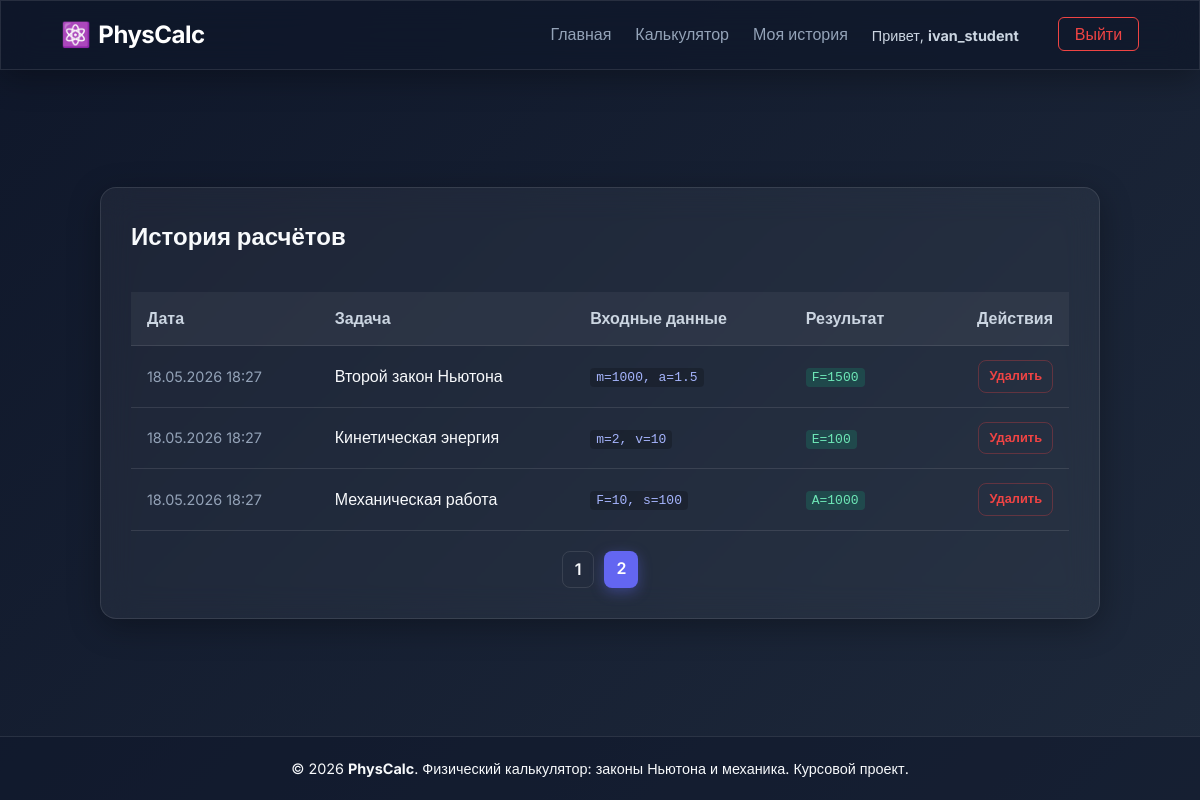
/history.php?page=2 (signed in), run on the app's committed database.
### tables this page shows
CREATE TABLE IF NOT EXISTS calculations (
    id INT AUTO_INCREMENT PRIMARY KEY,
    user_id INT NOT NULL,
    problem_type_id INT NOT NULL,
    input_data JSON NOT NULL,
    result_data JSON NOT NULL,
    created_at TIMESTAMP DEFAULT CURRENT_TIMESTAMP,
    FOREIGN KEY (user_id) REFERENCES users(id) ON DELETE CASCADE,
    FOREIGN KEY (problem_type_id) REFERENCES problem_types(id) ON DELETE CASCADE
);

CREATE TABLE IF NOT EXISTS problem_types (
    id INT AUTO_INCREMENT PRIMARY KEY,
    category_id INT NOT NULL,
    name VARCHAR(100) NOT NULL,
    description TEXT,
    formula_text TEXT,
    formula_expression TEXT,
    input_fields JSON,
    output_fields JSON,
    sort_order INT DEFAULT 0,
    FOREIGN KEY (category_id) REFERENCES problem_categories(id) ON DELETE CASCADE
);

### history.php (the view, shortened to what this page needs)
<?php
require_once __DIR__ . '/includes/db.php';
$page = isset($_GET['page']) ? max(1, (int)$_GET['page']) : 1;
$limit = 10;
$offset = ($page - 1) * $limit;
$userId = $_SESSION['user_id'];
$countStmt = $pdo->prepare("SELECT COUNT(*) FROM calculations WHERE user_id = ?");
$countStmt->execute([$userId]);
$totalRecords = $countStmt->fetchColumn();
$totalPages = ceil($totalRecords / $limit);
$stmt = $pdo->prepare("
    SELECT c.*, pt.name as problem_name
    FROM calculations c
    JOIN problem_types pt ON c.problem_type_id = pt.id
    WHERE c.user_id = :user_id
    ORDER BY c.created_at DESC
    LIMIT :limit OFFSET :offset
");
$stmt->bindValue(':user_id', $userId, PDO::PARAM_INT);
$stmt->bindValue(':limit', $limit, PDO::PARAM_INT);
$stmt->bindValue(':offset', $offset, PDO::PARAM_INT);
$stmt->execute();
$history = $stmt->fetchAll();
require_once __DIR__ . '/includes/header.php';
?>
<div class="glass-panel" style="padding: 30px; width: 100%; max-width: 1000px; margin: 0 auto;">
    <h2 style="margin-bottom: 20px;">История расчётов</h2>
    <div style="overflow-x: auto;">
        <table class="glass-table">
            <thead>
                <tr>
                    <th>Дата</th>
                    <th>Задача</th>
                    <th>Входные данные</th>
                    <th>Результат</th>
                    <th style="text-align: right;">Действия</th>
                </tr>
            </thead>
            <tbody>
                <?php if (empty($history)): ?>
                    <tr><td colspan="5" style="text-align: center;">История пуста. Сделайте свой первый расчёт!</td></tr>
                <?php else: ?>
                    <?php foreach ($history as $row):
                        $inputs = json_decode($row['input_data'], true) ?? [];
                        $results = json_decode($row['result_data'], true) ?? [];
                        $inStr = [];
                        foreach($inputs as $k => $v) $inStr[] = "{$k}={$v}";
                        $outStr = [];
                        foreach($results as $k => $v) $outStr[] = "{$k}=" . round($v, 4);
                    ?>
                        <tr>
                            <td style="font-size: 0.9rem; color: var(--text-secondary);"><?= date('d.m.Y H:i', strtotime($row['created_at'])) ?></td>
                            <td style="font-weight: 500;"><?= htmlspecialchars($row['problem_name']) ?></td>
                            <td><code style="background: rgba(0,0,0,0.2);"><?= implode(', ', $inStr) ?></code></td>
                            <td><code style="background: rgba(16, 185, 129, 0.2); color: #6ee7b7;"><?= implode(', ', $outStr) ?></code></td>
                            <td style="text-align: right;">
                                <a href="/history.php?delete=<?= $row['id'] ?>" class="btn btn-secondary" style="padding: 5px 10px; font-size: 0.8rem; color: #ef4444; border-color: rgba(239, 68, 68, 0.3);" onclick="return confirm('Удалить этот расчёт?');">Удалить</a>
                            </td>
                        </tr>
                    <?php endforeach; ?>
                <?php endif; ?>
            </tbody>
        </table>
    </div>
    <?php if ($totalPages > 1): ?>
        <div class="pagination" style="display: flex; justify-content: center; gap: 10px; margin-top: 20px;">
            <?php for ($i = 1; $i <= $totalPages; $i++): ?>
                <a href="/history.php?page=<?= $i ?>" class="btn <?= $i === $page ? 'btn-primary' : 'btn-secondary' ?>" style="padding: 5px 12px;"><?= $i ?></a>
            <?php endfor; ?>
        </div>
    <?php endif; ?>
</div>
<?php require_once __DIR__ . '/includes/footer.php'; ?>

### css/style.css (style rules this page uses)
:root { --primary-color: #6366f1; --primary-hover: #4f46e5; --secondary-color: #475569; --bg-gradient-start: #0f172a; --bg-gradient-end: #1e293b; --glass-bg: rgba(255, 255, 255, 0.05); --glass-border: rgba(255, 255, 255, 0.1); --glass-shadow: 0 8px 32px 0 rgba(0, 0, 0, 0.3); --text-primary: #f8fafc; --text-secondary: #94a3b8; }
* { margin: 0; padding: 0; box-sizing: border-box; }
body { font-family: 'Inter', sans-serif; background: linear-gradient(135deg, var(--bg-gradient-start) 0%, var(--bg-gradient-end) 100%); background-attachment: fixed; color: var(--text-primary); display: flex; flex-direction: column; min-height: 100vh; line-height: 1.6; }
.glass-panel { background: var(--glass-bg); backdrop-filter: blur(16px); -webkit-backdrop-filter: blur(16px); border: 1px solid var(--glass-border); border-radius: 16px; box-shadow: var(--glass-shadow); }
.btn { display: inline-block; padding: 10px 24px; border-radius: 8px; font-weight: 600; text-decoration: none; transition: all 0.3s ease; cursor: pointer; border: none; text-align: center; }
.btn-primary { background-color: var(--primary-color); color: white; box-shadow: 0 4px 14px 0 rgba(99, 102, 241, 0.39); }
.btn-secondary { background-color: transparent; color: var(--text-primary); border: 1px solid var(--glass-border); }
.glass-table { width: 100%; border-collapse: collapse; margin-top: 15px; color: var(--text-primary); }
.glass-table th, .glass-table td { padding: 14px 16px; border-bottom: 1px solid var(--glass-border); text-align: left; }
.glass-table th { font-weight: 600; color: #cbd5e1; background: rgba(255, 255, 255, 0.05); }
.glass-table code { background: rgba(0, 0, 0, 0.3); padding: 2px 6px; border-radius: 4px; font-family: monospace; color: #a5b4fc; }

### data on the page
calculations: created_at "18.05.2026 18:27", problem_type.name "Второй закон Ньютона", inStr "m=1000, a=1.5", outStr "F=1500"
calculations: created_at "18.05.2026 18:27", problem_type.name "Кинетическая энергия", inStr "m=2, v=10", outStr "E=100"
calculations: created_at "18.05.2026 18:27", problem_type.name "Механическая работа", inStr "F=10, s=100", outStr "A=1000"

### other printed values
$username "ivan_student"
